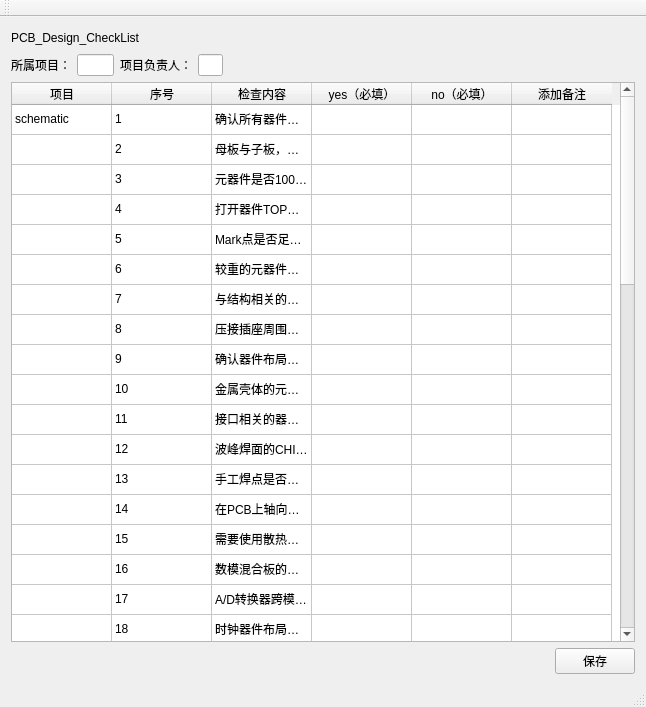
<?xml version="1.0" encoding="UTF-8"?>
<ui version="4.0">
 <class>CheckList</class>
 <widget class="QMainWindow" name="CheckList">
  <property name="geometry">
   <rect>
    <x>0</x>
    <y>0</y>
    <width>646</width>
    <height>707</height>
   </rect>
  </property>
  <property name="windowTitle">
   <string>CheckList</string>
  </property>
  <widget class="QWidget" name="centralWidget">
   <layout class="QVBoxLayout" name="verticalLayout">
    <item>
     <layout class="QHBoxLayout" name="horizontalLayout_3">
      <item>
       <widget class="QLabel" name="label_3">
        <property name="text">
         <string>PCB_Design_CheckList</string>
        </property>
       </widget>
      </item>
      <item>
       <spacer name="horizontalSpacer_2">
        <property name="orientation">
         <enum>Qt::Horizontal</enum>
        </property>
        <property name="sizeHint" stdset="0">
         <size>
          <width>40</width>
          <height>20</height>
         </size>
        </property>
       </spacer>
      </item>
      <item>
       <widget class="QLabel" name="label_dateTime">
        <property name="text">
         <string/>
        </property>
       </widget>
      </item>
     </layout>
    </item>
    <item>
     <layout class="QHBoxLayout" name="horizontalLayout_5" stretch="1,1,4">
      <item>
       <layout class="QHBoxLayout" name="horizontalLayout">
        <item>
         <widget class="QLabel" name="label">
          <property name="text">
           <string>所属项目：</string>
          </property>
         </widget>
        </item>
        <item>
         <widget class="QLineEdit" name="lineEdit_project"/>
        </item>
       </layout>
      </item>
      <item>
       <layout class="QHBoxLayout" name="horizontalLayout_4">
        <item>
         <widget class="QLabel" name="label_2">
          <property name="text">
           <string>项目负责人：</string>
          </property>
         </widget>
        </item>
        <item>
         <widget class="QLineEdit" name="lineEdit_manager"/>
        </item>
       </layout>
      </item>
      <item>
       <spacer name="horizontalSpacer_5">
        <property name="orientation">
         <enum>Qt::Horizontal</enum>
        </property>
        <property name="sizeHint" stdset="0">
         <size>
          <width>40</width>
          <height>20</height>
         </size>
        </property>
       </spacer>
      </item>
     </layout>
    </item>
    <item>
     <widget class="QTableWidget" name="tableWidget_checkList">
      <property name="selectionMode">
       <enum>QAbstractItemView::ExtendedSelection</enum>
      </property>
      <property name="selectionBehavior">
       <enum>QAbstractItemView::SelectRows</enum>
      </property>
      <attribute name="verticalHeaderVisible">
       <bool>false</bool>
      </attribute>
      <row>
       <property name="text">
        <string>1</string>
       </property>
      </row>
      <row>
       <property name="text">
        <string>2</string>
       </property>
      </row>
      <row>
       <property name="text">
        <string>3</string>
       </property>
      </row>
      <row>
       <property name="text">
        <string>4</string>
       </property>
      </row>
      <row>
       <property name="text">
        <string>5</string>
       </property>
      </row>
      <row>
       <property name="text">
        <string>6</string>
       </property>
      </row>
      <row>
       <property name="text">
        <string>7</string>
       </property>
      </row>
      <row>
       <property name="text">
        <string>8</string>
       </property>
      </row>
      <row>
       <property name="text">
        <string>9</string>
       </property>
      </row>
      <row>
       <property name="text">
        <string>10</string>
       </property>
      </row>
      <row>
       <property name="text">
        <string>11</string>
       </property>
      </row>
      <row>
       <property name="text">
        <string>12</string>
       </property>
      </row>
      <row>
       <property name="text">
        <string>13</string>
       </property>
      </row>
      <row>
       <property name="text">
        <string>14</string>
       </property>
      </row>
      <row>
       <property name="text">
        <string>15</string>
       </property>
      </row>
      <row>
       <property name="text">
        <string>16</string>
       </property>
      </row>
      <row>
       <property name="text">
        <string>17</string>
       </property>
      </row>
      <row>
       <property name="text">
        <string>18</string>
       </property>
      </row>
      <row>
       <property name="text">
        <string>19</string>
       </property>
      </row>
      <row>
       <property name="text">
        <string>20</string>
       </property>
      </row>
      <row>
       <property name="text">
        <string>21</string>
       </property>
      </row>
      <row>
       <property name="text">
        <string>22</string>
       </property>
      </row>
      <row>
       <property name="text">
        <string>23</string>
       </property>
      </row>
      <row>
       <property name="text">
        <string>24</string>
       </property>
      </row>
      <row>
       <property name="text">
        <string>25</string>
       </property>
      </row>
      <row>
       <property name="text">
        <string>26</string>
       </property>
      </row>
      <row>
       <property name="text">
        <string>27</string>
       </property>
      </row>
      <row>
       <property name="text">
        <string>28</string>
       </property>
      </row>
      <row>
       <property name="text">
        <string>29</string>
       </property>
      </row>
      <row>
       <property name="text">
        <string>30</string>
       </property>
      </row>
      <row>
       <property name="text">
        <string>31</string>
       </property>
      </row>
      <row>
       <property name="text">
        <string>32</string>
       </property>
      </row>
      <row>
       <property name="text">
        <string>33</string>
       </property>
      </row>
      <row>
       <property name="text">
        <string>34</string>
       </property>
      </row>
      <row>
       <property name="text">
        <string>35</string>
       </property>
      </row>
      <row>
       <property name="text">
        <string>36</string>
       </property>
      </row>
      <row>
       <property name="text">
        <string>37</string>
       </property>
      </row>
      <row>
       <property name="text">
        <string>38</string>
       </property>
      </row>
      <row>
       <property name="text">
        <string>39</string>
       </property>
      </row>
      <row>
       <property name="text">
        <string>40</string>
       </property>
      </row>
      <row>
       <property name="text">
        <string>41</string>
       </property>
      </row>
      <row>
       <property name="text">
        <string>42</string>
       </property>
      </row>
      <row>
       <property name="text">
        <string>43</string>
       </property>
      </row>
      <row>
       <property name="text">
        <string>44</string>
       </property>
      </row>
      <row>
       <property name="text">
        <string>45</string>
       </property>
      </row>
      <row>
       <property name="text">
        <string>46</string>
       </property>
      </row>
      <row>
       <property name="text">
        <string>47</string>
       </property>
      </row>
      <row>
       <property name="text">
        <string>48</string>
       </property>
      </row>
      <column>
       <property name="text">
        <string>项目</string>
       </property>
      </column>
      <column>
       <property name="text">
        <string>序号</string>
       </property>
      </column>
      <column>
       <property name="text">
        <string>检查内容</string>
       </property>
      </column>
      <column>
       <property name="text">
        <string>yes（必填）</string>
       </property>
      </column>
      <column>
       <property name="text">
        <string>no（必填）</string>
       </property>
      </column>
      <column>
       <property name="text">
        <string>添加备注</string>
       </property>
      </column>
      <item row="0" column="0">
       <property name="text">
        <string>schematic</string>
       </property>
       <property name="flags">
        <set>ItemIsDragEnabled|ItemIsUserCheckable|ItemIsEnabled</set>
       </property>
      </item>
      <item row="0" column="1">
       <property name="text">
        <string>1</string>
       </property>
      </item>
      <item row="0" column="2">
       <property name="text">
        <string>确认所有器件封装是否正确.</string>
       </property>
      </item>
      <item row="1" column="1">
       <property name="text">
        <string>2</string>
       </property>
      </item>
      <item row="1" column="2">
       <property name="text">
        <string>母板与子板，单板与背板，确认信号对应，位置对应，连接器方向及丝印标识正确，</string>
       </property>
      </item>
      <item row="2" column="1">
       <property name="text">
        <string>3</string>
       </property>
      </item>
      <item row="2" column="2">
       <property name="text">
        <string>元器件是否100% 放置</string>
       </property>
      </item>
      <item row="3" column="1">
       <property name="text">
        <string>4</string>
       </property>
      </item>
      <item row="3" column="2">
       <property name="text">
        <string>打开器件TOP和BOTTOM层的place-bound， 查看重叠引起的DRC是否允许</string>
       </property>
      </item>
      <item row="4" column="1">
       <property name="text">
        <string>5</string>
       </property>
      </item>
      <item row="4" column="2">
       <property name="text">
        <string>Mark点是否足够且必要</string>
       </property>
      </item>
      <item row="5" column="1">
       <property name="text">
        <string>6</string>
       </property>
      </item>
      <item row="5" column="2">
       <property name="text">
        <string>较重的元器件，应该布放在靠近PCB支撑点或支撑边的地方，以减少PCB的翘曲</string>
       </property>
      </item>
      <item row="6" column="1">
       <property name="text">
        <string>7</string>
       </property>
      </item>
      <item row="6" column="2">
       <property name="text">
        <string>与结构相关的器件布好局后最好锁住，防止误操作移动位置</string>
       </property>
      </item>
      <item row="7" column="1">
       <property name="text">
        <string>8</string>
       </property>
      </item>
      <item row="7" column="2">
       <property name="text">
        <string>压接插座周围5mm范围内，正面不允许有高度超过压接插座高度的元件，背面不允许有元件或焊点</string>
       </property>
      </item>
      <item row="8" column="1">
       <property name="text">
        <string>9</string>
       </property>
      </item>
      <item row="8" column="2">
       <property name="text">
        <string>确认器件布局是否满足工艺性要求（重点关注BGA、PLCC、贴片插座）</string>
       </property>
      </item>
      <item row="9" column="1">
       <property name="text">
        <string>10</string>
       </property>
      </item>
      <item row="9" column="2">
       <property name="text">
        <string>金属壳体的元器件，特别注意不要与其它元器件相碰，要留有足够的空间位置</string>
       </property>
      </item>
      <item row="10" column="1">
       <property name="text">
        <string>11</string>
       </property>
      </item>
      <item row="10" column="2">
       <property name="text">
        <string>接口相关的器件尽量靠近接口放置，背板总线驱动器尽量靠近背板连接器放置</string>
       </property>
      </item>
      <item row="11" column="1">
       <property name="text">
        <string>12</string>
       </property>
      </item>
      <item row="11" column="2">
       <property name="text">
        <string>波峰焊面的CHIP器件是否已经转换成波峰焊封装，</string>
       </property>
      </item>
      <item row="12" column="1">
       <property name="text">
        <string>13</string>
       </property>
      </item>
      <item row="12" column="2">
       <property name="text">
        <string>手工焊点是否超过50个</string>
       </property>
      </item>
      <item row="13" column="1">
       <property name="text">
        <string>14</string>
       </property>
      </item>
      <item row="13" column="2">
       <property name="text">
        <string>在PCB上轴向插装较高的元件，应该考虑卧式安装。留出卧放空间。并且考虑固定方式，如晶振的固定焊盘</string>
       </property>
      </item>
      <item row="14" column="1">
       <property name="text">
        <string>15</string>
       </property>
      </item>
      <item row="14" column="2">
       <property name="text">
        <string>需要使用散热片的器件，确认与其它器件有足够间距，并且注意散热片范围内主要器件的高度</string>
       </property>
      </item>
      <item row="15" column="1">
       <property name="text">
        <string>16</string>
       </property>
      </item>
      <item row="15" column="2">
       <property name="text">
        <string>数模混合板的数字电路和模拟电路器件布局时是否已经分开，信号流是否合理</string>
       </property>
      </item>
      <item row="16" column="1">
       <property name="text">
        <string>17</string>
       </property>
      </item>
      <item row="16" column="2">
       <property name="text">
        <string>A/D转换器跨模数分区放置。</string>
       </property>
      </item>
      <item row="17" column="1">
       <property name="text">
        <string>18</string>
       </property>
      </item>
      <item row="17" column="2">
       <property name="text">
        <string>时钟器件布局是否合理</string>
       </property>
      </item>
      <item row="18" column="1">
       <property name="text">
        <string>19</string>
       </property>
      </item>
      <item row="18" column="2">
       <property name="text">
        <string>高速信号器件布局是否合理</string>
       </property>
      </item>
      <item row="19" column="1">
       <property name="text">
        <string>20</string>
       </property>
      </item>
      <item row="19" column="2">
       <property name="text">
        <string>端接器件是否已合理放置</string>
       </property>
      </item>
      <item row="20" column="0">
       <property name="text">
        <string>placement</string>
       </property>
       <property name="flags">
        <set>ItemIsDragEnabled|ItemIsUserCheckable|ItemIsEnabled</set>
       </property>
      </item>
      <item row="20" column="1">
       <property name="text">
        <string>1</string>
       </property>
      </item>
      <item row="20" column="2">
       <property name="text">
        <string>（源端匹配串阻应放在信号的驱动端；中间匹配的串阻放在中间位置；终端匹配串阻应放在信号的接收端）</string>
       </property>
      </item>
      <item row="21" column="1">
       <property name="text">
        <string>2</string>
       </property>
      </item>
      <item row="21" column="2">
       <property name="text">
        <string>IC器件的去耦电容数量及位置是否合理</string>
       </property>
      </item>
      <item row="22" column="1">
       <property name="text">
        <string>3</string>
       </property>
      </item>
      <item row="22" column="2">
       <property name="text">
        <string>信号线以不同电平的平面作为参考平面，当跨越平面分割区域时，参考平面间的连接电容是否靠近信号的走线区域</string>
       </property>
      </item>
      <item row="23" column="1">
       <property name="text">
        <string>4</string>
       </property>
      </item>
      <item row="23" column="2">
       <property name="text">
        <string>保护电路的布局是否合理，是否利于分割</string>
       </property>
      </item>
      <item row="24" column="1">
       <property name="text">
        <string>5</string>
       </property>
      </item>
      <item row="24" column="2">
       <property name="text">
        <string>单板电源的保险丝是否放置在连接器附近，且前面没有任何电路元件</string>
       </property>
      </item>
      <item row="25" column="1">
       <property name="text">
        <string>6</string>
       </property>
      </item>
      <item row="25" column="2">
       <property name="text">
        <string>确认强信号与弱信号（功率相差30dB）电路分开布设</string>
       </property>
      </item>
      <item row="26" column="1">
       <property name="text">
        <string>7</string>
       </property>
      </item>
      <item row="26" column="2">
       <property name="text">
        <string>是否按照设计指南或参考成功经验放置可能影响EMC实验的器件。如：面板的复位电路要稍靠近复位按钮</string>
       </property>
      </item>
      <item row="27" column="1">
       <property name="text">
        <string>8</string>
       </property>
      </item>
      <item row="27" column="2">
       <property name="text">
        <string>对热敏感的元件（含液态介质电容、晶振）尽量远离大功率的元器件、散热器等热源</string>
       </property>
      </item>
      <item row="28" column="1">
       <property name="text">
        <string>9</string>
       </property>
      </item>
      <item row="28" column="2">
       <property name="text">
        <string>布局是否满足热设计要求，散热通道（根据工艺设计文件来执行）</string>
       </property>
      </item>
      <item row="29" column="1">
       <property name="text">
        <string>10</string>
       </property>
      </item>
      <item row="29" column="2">
       <property name="text">
        <string>是否IC电源距离IC过远</string>
       </property>
      </item>
      <item row="30" column="1">
       <property name="text">
        <string>11</string>
       </property>
      </item>
      <item row="30" column="2">
       <property name="text">
        <string>LDO及周围电路布局是否合理</string>
       </property>
      </item>
      <item row="31" column="1">
       <property name="text">
        <string>12</string>
       </property>
      </item>
      <item row="31" column="2">
       <property name="text">
        <string>模块电源等周围电路布局是否合理</string>
       </property>
      </item>
      <item row="32" column="1">
       <property name="text">
        <string>13</string>
       </property>
      </item>
      <item row="32" column="2">
       <property name="text">
        <string>电源的整体布局是否合理</string>
       </property>
      </item>
      <item row="33" column="1">
       <property name="text">
        <string>14</string>
       </property>
      </item>
      <item row="33" column="2">
       <property name="text">
        <string>是否所有仿真约束都已经正确加到Constraint Manager中</string>
       </property>
      </item>
      <item row="34" column="1">
       <property name="text">
        <string>15</string>
       </property>
      </item>
      <item row="34" column="2">
       <property name="text">
        <string>是否正确设置物理和电气规则（注意电源网络和地网络的约束设置）</string>
       </property>
      </item>
      <item row="35" column="1">
       <property name="text">
        <string>16</string>
       </property>
      </item>
      <item row="35" column="2">
       <property name="text">
        <string>Test Via、Test Pin的间距设置是否足够</string>
       </property>
      </item>
      <item row="36" column="1">
       <property name="text">
        <string>17</string>
       </property>
      </item>
      <item row="36" column="2">
       <property name="text">
        <string>叠层的厚度和方案是否满足设计和加工要求</string>
       </property>
      </item>
      <item row="37" column="1">
       <property name="text">
        <string>18</string>
       </property>
      </item>
      <item row="37" column="2">
       <property name="text">
        <string>所有有特性阻抗要求的差分线阻抗是否已经经过计算，并用规则控制</string>
       </property>
      </item>
      <item row="38" column="0">
       <property name="text">
        <string>layout</string>
       </property>
       <property name="flags">
        <set>ItemIsDragEnabled|ItemIsUserCheckable|ItemIsEnabled</set>
       </property>
      </item>
      <item row="38" column="1">
       <property name="text">
        <string>1</string>
       </property>
      </item>
      <item row="38" column="2">
       <property name="text">
        <string>是否IC电源距离IC过远</string>
       </property>
      </item>
      <item row="39" column="1">
       <property name="text">
        <string>2</string>
       </property>
      </item>
      <item row="39" column="2">
       <property name="text">
        <string>LDO及周围电路布局是否合理</string>
       </property>
      </item>
      <item row="40" column="1">
       <property name="text">
        <string>3</string>
       </property>
      </item>
      <item row="40" column="2">
       <property name="text">
        <string>模块电源等周围电路布局是否合理</string>
       </property>
      </item>
      <item row="41" column="1">
       <property name="text">
        <string>4</string>
       </property>
      </item>
      <item row="41" column="2">
       <property name="text">
        <string>电源的整体布局是否合理</string>
       </property>
      </item>
      <item row="42" column="0">
       <property name="text">
        <string>dfm</string>
       </property>
       <property name="flags">
        <set>ItemIsDragEnabled|ItemIsUserCheckable|ItemIsEnabled</set>
       </property>
      </item>
      <item row="42" column="1">
       <property name="text">
        <string>1</string>
       </property>
      </item>
      <item row="42" column="2">
       <property name="text">
        <string>器件位号是否遗漏，位置是否能正确标识器件</string>
       </property>
      </item>
      <item row="43" column="1">
       <property name="text">
        <string>2</string>
       </property>
      </item>
      <item row="43" column="2">
       <property name="text">
        <string>器件位号命名是否准确，按照分类否符合要求</string>
       </property>
      </item>
      <item row="44" column="1">
       <property name="text">
        <string>3</string>
       </property>
      </item>
      <item row="44" column="2">
       <property name="text">
        <string>确认器件的管脚排列顺序， 第1脚标志，器件的极性标志，连接器的方向标识的正确性</string>
       </property>
      </item>
      <item row="45" column="1">
       <property name="text">
        <string>4</string>
       </property>
      </item>
      <item row="45" column="2">
       <property name="text">
        <string>背板是否正确标识了槽位名、槽位号、端口名称、护套方向</string>
       </property>
      </item>
      <item row="46" column="1">
       <property name="text">
        <string>5</string>
       </property>
      </item>
      <item row="46" column="2">
       <property name="text">
        <string>确认已经放置有防静电和射频板标识（射频板使用）</string>
       </property>
      </item>
      <item row="47" column="1">
       <property name="text">
        <string>6</string>
       </property>
      </item>
      <item row="47" column="2">
       <property name="text">
        <string>确认PCB编码正确，且根据自身公司情况，设置PCB编码规范。</string>
       </property>
      </item>
     </widget>
    </item>
    <item>
     <layout class="QHBoxLayout" name="horizontalLayout_2">
      <item>
       <spacer name="horizontalSpacer">
        <property name="orientation">
         <enum>Qt::Horizontal</enum>
        </property>
        <property name="sizeHint" stdset="0">
         <size>
          <width>40</width>
          <height>20</height>
         </size>
        </property>
       </spacer>
      </item>
      <item>
       <widget class="QPushButton" name="pushButton_save">
        <property name="text">
         <string>保存</string>
        </property>
       </widget>
      </item>
     </layout>
    </item>
   </layout>
  </widget>
  <widget class="QMenuBar" name="menuBar">
   <property name="geometry">
    <rect>
     <x>0</x>
     <y>0</y>
     <width>646</width>
     <height>23</height>
    </rect>
   </property>
  </widget>
  <widget class="QToolBar" name="mainToolBar">
   <attribute name="toolBarArea">
    <enum>TopToolBarArea</enum>
   </attribute>
   <attribute name="toolBarBreak">
    <bool>false</bool>
   </attribute>
  </widget>
  <widget class="QStatusBar" name="statusBar"/>
 </widget>
 <layoutdefault spacing="6" margin="11"/>
 <resources/>
 <connections/>
</ui>
